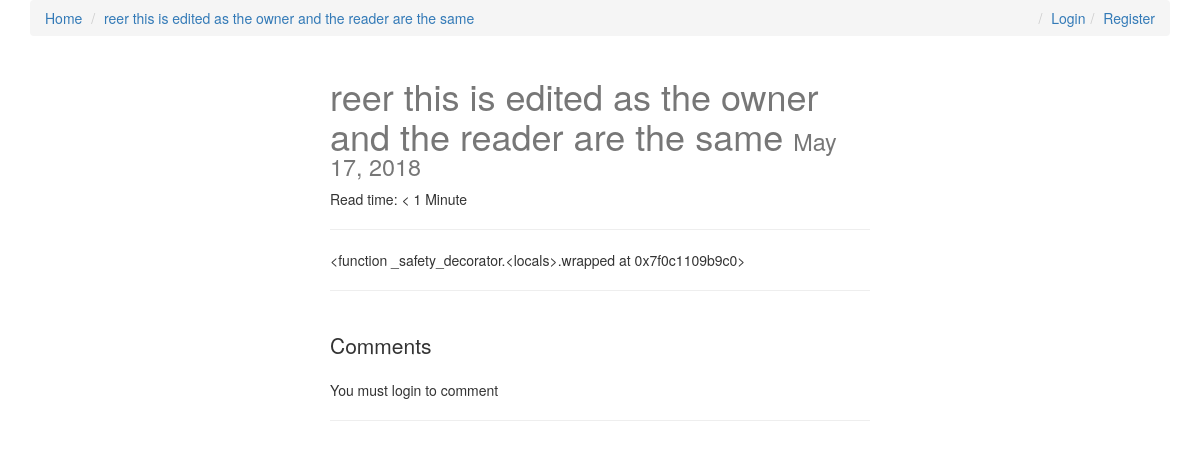
The page /reer/ on the database its author committed.
### posts/models.py (models this page shows, shortened)
class Post(models.Model):
    user = models.ForeignKey(settings.AUTH_USER_MODEL, default=1)
    title = models.CharField(max_length=120)
    slug = models.SlugField(unique=True)
    image = models.ImageField(upload_to=upload_location,
            null=True,
            blank=True,
            width_field="width_field",
            height_field="height_field")
    height_field = models.IntegerField(default=0)
    width_field = models.IntegerField(default=0)
    content = models.TextField()
    draft = models.BooleanField(default=False)
    publish = models.DateField(auto_now=False, auto_now_add=False)
    read_time =  models.IntegerField(default=0) # models.TimeField(null=True, blank=True) #assume minutes
    updated = models.DateTimeField(auto_now=True, auto_now_add=False)
    timestamp = models.DateTimeField(auto_now=False, auto_now_add=True)
    objects = PostManager()
    def get_absolute_url(self):
        return reverse("posts:detail", kwargs={"slug": self.slug})
    class Meta:
        ordering = ["-timestamp", "-updated"]
    def get_markdown(self):
        content = self.content
        markdown_text = markdown(content)
        return mark_safe(markdown_text)
    @property
    def comments(self):
        instance = self
        qs = Comment.objects.filter_by_instance(instance)
        return qs
    @property
    def get_content_type(self):
        instance = self
        content_type = ContentType.objects.get_for_model(instance.__class__)
        return content_type

### posts/views.py (the view, shortened to what this page needs)
# urls.py: url(r'^(?P<slug>[\w-]+)/$', post_detail, name='detail'),
def post_detail(request, slug=None):
	instance = get_object_or_404(Post, slug=slug)
	if instance.publish > timezone.now().date() or instance.draft:
		if not request.user.is_staff or not request.user.is_superuser:
			raise Http404
	share_string = quote_plus(instance.content)
	initial_data = {
			"content_type": instance.get_content_type,
			"object_id": instance.id
	}
	form = CommentForm(request.POST or None, initial=initial_data)
	comments = instance.comments
	context = {
		"title": instance.title,
		"instance": instance,
		"share_string": share_string,
		"comments": comments,
		"comment_form":form,
	}
	return render(request, "post_detail.html", context)

### comments/models.py (called while the page is built)
    def filter_by_instance(self, instance):
        content_type = ContentType.objects.get_for_model(instance.__class__)
        obj_id = instance.id
        qs = super(CommentManager, self).filter(content_type=content_type, object_id= obj_id).filter(parent=None)
        return qs

### posts/templatetags/urlify.py (called while the page is built)
@register.filter
def urlify(value):
    return quote_plus(value)

### templates/post_detail.html (shortened to what this page needs)
{% extends "base.html" %}
{% load urlify %}
{% load crispy_forms_tags %}
 {% block post_detail_link %}
  <li><a href='{{ instance.get_absolute_url }}'>{{ instance.title }}</a></li>
  {% endblock %}
{% block content %}
<div class='col-sm-6 col-sm-offset-3'>
<h1>{{ title }} <small>{% if instance.draft %}<span style='color:red;'>Draft</span> {% endif %}{{ instance.publish }}</small></h1>
<p>Read time: {% if instance.read_time <= 1 %} < 1 Minute {% else %}{{ instance.read_time }} minutes {% endif %}</p>
<p><div class="fb-like" data-href="{{ request.build_absolute_uri }}" data-layout="button_count" data-action="like" data-show-faces="true" data-share="true"></div>
<hr/>
</p>
<div class='row'>
<div class='col-sm-12 '>
   <div class='post-detail-item'>{{ instance.get_markdown }}</div>
    <hr/>
    <br/>
    <div>
        <p class='lead'>Comments</p>
        {% if request.user.is_authenticated %}
        <form method="POST" action="."> {% csrf_token %}
            {{ comment_form|crispy }}
            <input type='submit' value='Post comment' class='btn btn-default'>
        </form>
        {% else %}
        <p>You must login to comment </p>
        {% endif %}
        <hr/>
    </div>
</div>
</div>
</div>
{% endblock content %}

### static/css/base.css (style rules this page uses)
h1 { color: #777777; }

### rows shown on the page
Post: title "reer this is edited as the owner and the reader are the same", publish "May 17, 2018", get_markdown "<function _safety_decorator.<locals>.wrapped at 0x7f0c1109b9c0>"
